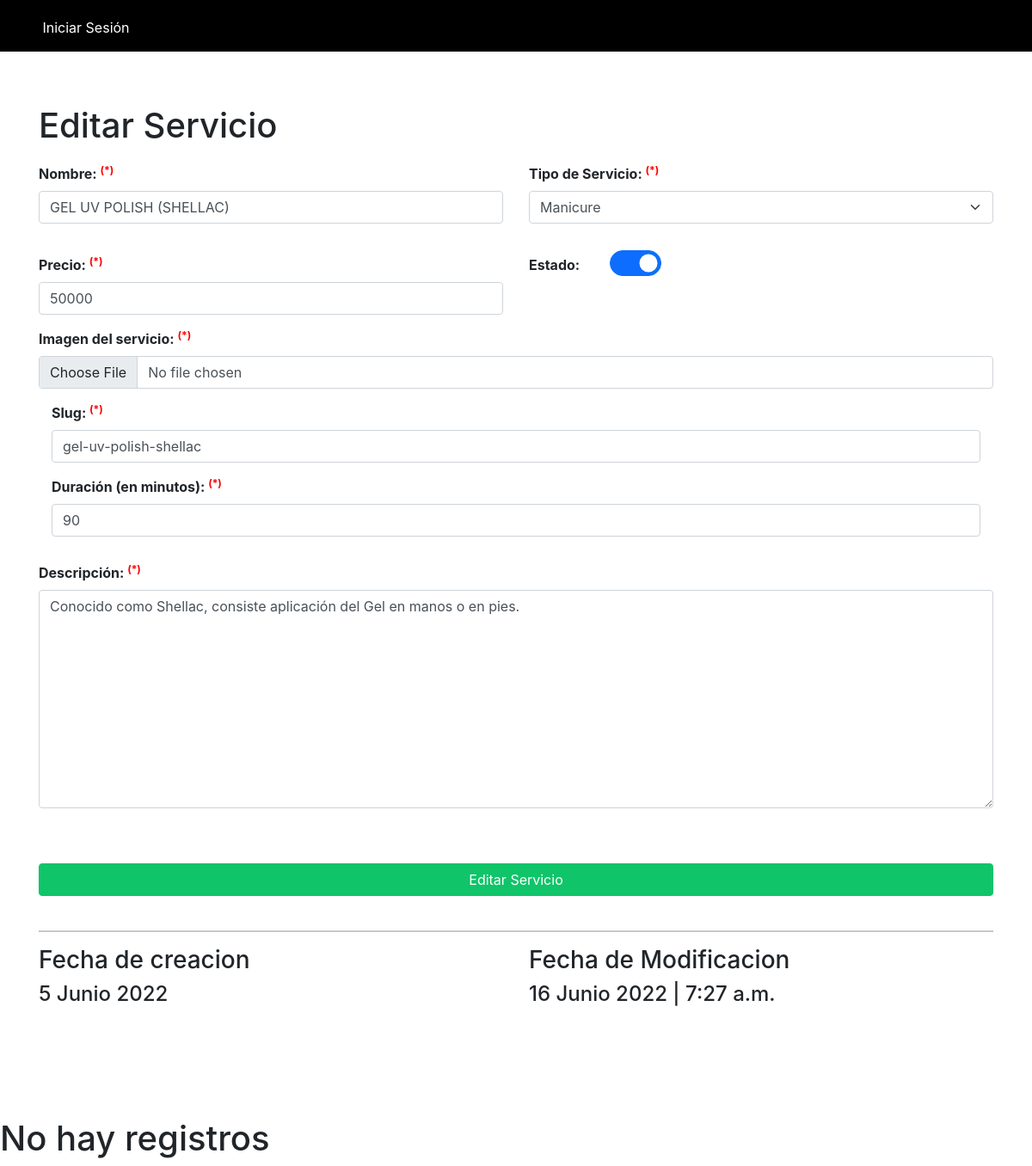
The page /Ventas/EditarServicio/1 (signed in) on the database its author committed.
### Ventas/models.py (models this page shows, shortened)
class Servicio(models.Model):
    id_servicio=models.AutoField("Id del Servicio", primary_key=True, unique=True)
    slug=models.SlugField("Slug", unique=True)
    nombre=models.CharField("Nombre", max_length=40, null=False, blank=False, unique=True)
    descripcion=models.TextField("Descripcion",null=False,blank=False)
    img_servicio=models.ImageField("Imagen del Servicio", upload_to='Ventas/servicios',null=False, blank=False)
    precio=models.IntegerField("Precio",null=False, blank=False)
    tipo_servicio_id=models.ForeignKey(Tipo_servicio, verbose_name="Tipo de Servicio", on_delete=models.CASCADE,null=True, blank=True, db_column="tipo_servicio_id")
    duracion=models.PositiveIntegerField(default=0)
    fecha_creacion=models.DateField("Fecha de Creacion", auto_now=False, auto_now_add=True)
    fecha_actualizacion= models.DateTimeField("Fecha de Actualizacion", auto_now=True, auto_now_add=False)
    estado=models.BooleanField("Estado", default=True)
    class Meta:
        db_table = 'servicios'
        verbose_name = 'servicio'
        verbose_name_plural = 'servicios'

### Ventas/views/servicios.py (the view, shortened to what this page needs)
# urls.py: path('EditarServicio/<int:pk>', login_required(servicios.EditarServicio.as_view()), name="editarServicio"),
class EditarServicio(UpdateView,PermissionMixin):#actualizar
    permission_required = ['change_servicio']
    model = Servicio
    form_class = ServicioForm
    template_name = "EditarServicio.html"
    success_url = reverse_lazy('Ventas:listarServicios')
    def get_context_data(self, *args, **kwargs):
        context = super(EditarServicio, self).get_context_data(**kwargs)
        try:
            if self.request.session:
                imagen = Usuario.objects.get(id_usuario=self.request.session['pk'])
                imagen = imagen.img_usuario
                cambiosQueryset = cambios.objects.all()
                cambiosfQueryset = cambiosFooter.objects.all()
                if self.request.session['Admin'] == True:
                    UserSesion = {"username":self.request.session['username'], "rol":self.request.session['rol'], "imagen":imagen, "admin":self.request.session['Admin']}
                    context["User"]=UserSesion
                    context['cambios']=cambiosQueryset
                    context['footer']=cambiosfQueryset
                else:
                    return redirect("SinPermisos")
                context["User"]=UserSesion
                context['cambios']=cambiosQueryset
                context['footer']=cambiosfQueryset
                return context
        except:
            return context

### Usuarios/context_processors.py (called while the page is built)
def registro_form(request):
    registro_form = Regitro()
    return{
        'registroForm':registro_form
    }

### Ventas/models.py (called while the page is built)
    def __str__(self):
        return self.nombre

### Ventas/Templates/EditarServicio.html (shortened to what this page needs)
{% extends "Menu_Usuario.html" %}
{% load static %}
{% load crispy_forms_tags %}
{% block head %}
<head>
    <link rel="stylesheet" href="{% static 'Ventas/css/Ventas.css' %}">
    <link rel="stylesheet" href="https://use.fontawesome.com/releases/v5.15.4/css/all.css">
</head>{% endblock head %}
{% block Contenido %}
<div class="container">
    <h1>Editar Servicio</h1>
    <form id="EditarServicioForm" method="post" enctype="multipart/form-data">
    <div class="row" style="margin-top: 20px;">
        <div class="col">
            <Label><strong>Nombre: <sup class="requerido">(*)</sup></strong></Label>
                {{form.nombre|as_crispy_field}}
        </div>
        <div class="col" >
            <Label><strong>Tipo de Servicio: <sup class="requerido">(*)</sup> </strong></Label>
            {{form.tipo_servicio_id|as_crispy_field}}
        </div>
    </div>
    <div class="row" style="margin-top: 20px;">
        <div class="col">
            <Label><strong>Precio: <sup class="requerido">(*)</sup></strong></Label>
            {{form.precio|as_crispy_field}}
        </div>
        <div class="col" style="display: flex;">
            <Label><strong>Estado:  </strong></Label>
            <div class="form-check form-switch">
                {{form.estado|as_crispy_field}}
            </div>
        </div>
    </div>
    <div>
         <Label><strong>Imagen del servicio:  <sup class="requerido">(*)</sup> </strong></Label>
        {{form.img_servicio|as_crispy_field}}
    </div>
    <div class="col">
        <Label><strong>Slug:  <sup class="requerido">(*)</sup> </strong></Label>
            {{form.slug|as_crispy_field}}
    </div>
    <div class="col">
        <Label><strong>Duración (en minutos): <sup class="requerido">(*)</sup>  </strong></Label>
            {{form.duracion|as_crispy_field}}
    </div>
    <div style="margin-top: 30px;">
        <Label><strong>Descripción: <sup class="requerido">(*)</sup> </strong></Label>
        <div class="form  descripcion">
            {{form.descripcion|as_crispy_field}}
        </div>
        <br><br>
        <button type="submit" class="btn btn-block btn-success" onclick="ConfirmacionEditarServicio()">Editar Servicio</button>
    </form>
</div>
<br>
<hr>
<div class="row">
    <div class="col-md-6">
        <h3>Fecha de creacion</h3>
        <h4>{{object.fecha_creacion|date:'j F Y'}}</h4>
    </div>
    <div class="col-md-6">
        <h3>Fecha de Modificacion</h3>
        <h4>{{object.fecha_actualizacion|date:'j F Y | P'}}</h4>
    </div>
</div>
{% endblock Contenido %}

### static/Proyecto_Ekiria/css/stylePreloader.css (style rules this page uses)
* { margin: 0; padding: 0; box-sizing: border-box; --black: #000000; --menu_color: #0f0f0f; --white: #fff; --ShinyPurple: #a200ff; --Purple: #572364; }
body { background: #fff !important; overflow: hidden; }

### static/Proyecto_Ekiria/css/styleMenuUsuario.css (style rules this page uses)
* { margin: 0; padding: 0; box-sizing: border-box; }
body { min-height: 100vh; }

### static/Ventas/css/Ventas.css (style rules this page uses)
* { margin: 0; padding: 0; box-sizing: border-box; z-index: 0; }
.estadoServicioRegistro { margin-left: -5px !important; height: 30px !important; width: 60px !important; margin-top: -5px !important; }
.requerido { color: red !important; }

### Proyecto_Ekiria/Templates/preloader.html (style rules this page uses)
.btn { display: none; }

### rows shown on the page
Servicio: nombre "GEL UV POLISH (SHELLAC)", tipo_servicio_id "Manicure", precio "50000", estado "☑", slug "gel-uv-polish-shellac", duracion "90", descripcion "Conocido como Shellac, consiste aplicación del Gel en manos o en pies.", fecha_creacion "5 Junio 2022", fecha_actualizacion|P "16 Junio 2022 | 7:27 a.m."
